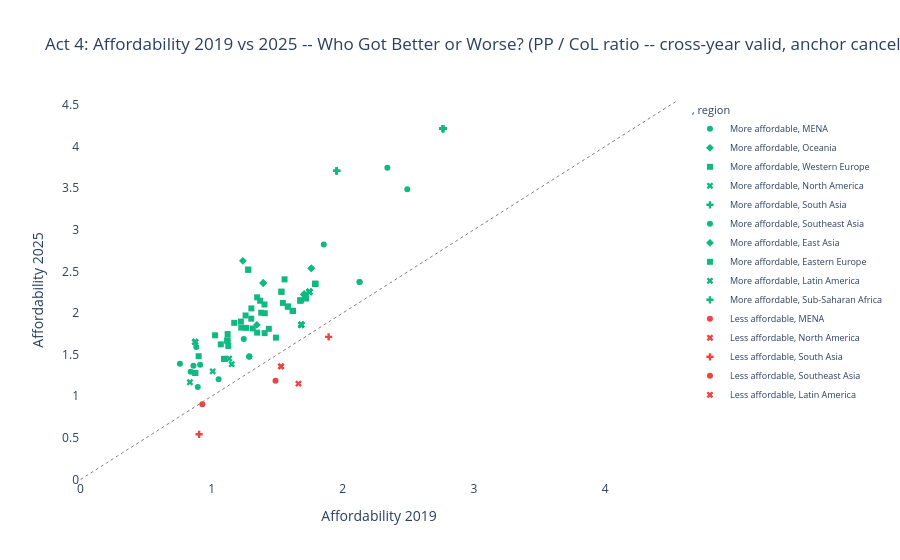

The cell this chart's notebook holds for it:
### Markdown cell above
---
## Act 4: The Net Verdict - 2019 → 2025

With the full arc visible: who are the long-run winners and losers? What drove the
change - rising costs, falling quality, or both? Which regions were hit hardest?

### Code cell
pre_data  = df[df['year'] == PRE_COVID][['City','region','affordability','quality_score','col_rank']].rename(
    columns={'affordability':'af_2019','quality_score':'q_2019','col_rank':'rank_2019'})
post_data = df[df['year'] == POST_COVID][['City','affordability','quality_score','col_rank']].rename(
    columns={'affordability':'af_2025','quality_score':'q_2025','col_rank':'rank_2025'})

cmp = pre_data.merge(post_data, on='City')
cmp['af_change'] = (cmp['af_2025'] - cmp['af_2019']).round(3)
cmp['q_change']  = (cmp['q_2025']  - cmp['q_2019']).round(1)
cmp['direction'] = cmp['af_change'].apply(lambda x: 'More affordable' if x > 0 else 'Less affordable')

more = (cmp['direction'] == 'More affordable').sum()
less = (cmp['direction'] == 'Less affordable').sum()
print(f'Cities more affordable in 2025 vs 2019: {more}  |  less affordable: {less}')

max_val = max(cmp['af_2019'].max(), cmp['af_2025'].max()) * 1.08

fig = px.scatter(
    cmp, x='af_2019', y='af_2025',
    color='direction', hover_name='City',
    hover_data={'af_change':':.3f','q_change':':.1f','region':True,'direction':False},
    color_discrete_map={'More affordable': PALETTE['gained'], 'Less affordable': PALETTE['lost']},
    title=f'Act 4: Affordability {PRE_COVID} vs {POST_COVID} -- Who Got Better or Worse?\n'
          '(PP / CoL ratio -- cross-year valid, anchor cancels)',
    labels={'af_2019': f'Affordability {PRE_COVID}', 'af_2025': f'Affordability {POST_COVID}',
            'direction': ''},
    symbol='region',
)
fig.add_shape(type='line', x0=0, y0=0, x1=max_val, y1=max_val,
              line=dict(color='grey', width=1, dash='dot'))
fig.update_layout(plot_bgcolor='white', paper_bgcolor='white',
                  legend=dict(font=dict(size=9)))
fig.show()

### Figure 1 — Plotly figure (JSON) as saved in the notebook; plotly's stock layout.template omitted (floating-point values rounded to 4 significant figures)
{"data": [{"customdata": [[0.244, 0.3, "MENA", "More affordable"], [0.632, 2.9, "MENA", "More affordable"], [0.189, 3.0, "MENA", "More affordable"], [0.217, 2.7, "MENA", "More affordable"], [1.405, 2.0, "MENA", "More affordable"], [0.244, 3.4, "MENA", "More affordable"], [0.189, 2.0, "MENA", "More affordable"], [0.189, -0.7, "MENA", "More affordable"], [0.995, 2.4, "MENA", "More affordable"], [0.15, 1.0, "MENA", "More affordable"], [0.442, 1.9, "MENA", "More affordable"]], "hovertemplate": "<b>%{hovertext}</b><br><br>region=%{customdata[2]}<br>Affordability 2019=%{x}<br>Affordability 2025=%{y}<br>af_change=%{customdata[0]:.3f}<br>q_change=%{customdata[1]:.1f}<extra></extra>", "hovertext": ["Abu Dhabi, United Arab Emirates", "Amman, Jordan", "Ankara, Turkey", "Cairo, Egypt", "Doha, Qatar", "Dubai, United Arab Emirates", "Istanbul, Turkey", "Izmir, Turkey", "Riyadh, Saudi Arabia", "Tehran, Iran", "Tel Aviv-Yafo, Israel"], "legendgroup": "More affordable, MENA", "marker": {"color": "#10B981", "symbol": "circle"}, "mode": "markers", "name": "More affordable, MENA", "orientation": "v", "showlegend": true, "type": "scatter", "x": [2.128, 0.758, 1.287, 0.894, 2.34, 2.128, 1.287, 1.287, 2.492, 1.053, 1.245], "xaxis": "x", "y": [2.372, 1.39, 1.476, 1.111, 3.745, 2.372, 1.476, 1.476, 3.487, 1.203, 1.687], "yaxis": "y"}, {"customdata": [[0.518, -3.9, "Oceania", "More affordable"], [0.967, -2.9, "Oceania", "More affordable"], [0.518, -4.4, "Oceania", "More affordable"], [0.518, -9.1, "Oceania", "More affordable"], [0.518, -1.7, "Oceania", "More affordable"], [0.518, -3.0, "Oceania", "More affordable"], [0.518, 1.7, "Oceania", "More affordable"], [0.967, -10.7, "Oceania", "More affordable"]], "hovertemplate": "<b>%{hovertext}</b><br><br>region=%{customdata[2]}<br>Affordability 2019=%{x}<br>Affordability 2025=%{y}<br>af_change=%{customdata[0]:.3f}<br>q_change=%{customdata[1]:.1f}<extra></extra>", "hovertext": ["Adelaide, Australia", "Auckland, New Zealand", "Brisbane, Australia", "Canberra, Australia", "Melbourne, Australia", "Perth, Australia", "Sydney, Australia", "Wellington, New Zealand"], "legendgroup": "More affordable, Oceania", "marker": {"color": "#10B981", "symbol": "diamond"}, "mode": "markers", "name": "More affordable, Oceania", "orientation": "v", "showlegend": true, "type": "scatter", "x": [1.705, 1.393, 1.705, 1.705, 1.705, 1.705, 1.705, 1.393], "xaxis": "x", "y": [2.223, 2.36, 2.223, 2.223, 2.223, 2.223, 2.223, 2.36], "yaxis": "y"}, {"customdata": [[0.777, 6.8, "Western Europe", "More affordable"], [0.405, -1.0, "Western Europe", "More affordable"], [0.723, -1.1, "Western Europe", "More affordable"], [0.457, -1.3, "Western Europe", "More affordable"], [0.752, -3.8, "Western Europe", "More affordable"], [0.592, -0.1, "Western Europe", "More affordable"], [0.558, -2.3, "Western Europe", "More affordable"], [0.406, -3.5, "Western Europe", "More affordable"], [0.578, 3.0, "Western Europe", "More affordable"], [0.354, 1.5, "Western Europe", "More affordable"], [0.406, 1.1, "Western Europe", "More affordable"], [0.723, 9.6, "Western Europe", "More affordable"], [0.406, 0.3, "Western Europe", "More affordable"], [0.549, -2.4, "Western Europe", "More affordable"], [0.457, -2.2, "Western Europe", "More affordable"], [0.706, 4.8, "Western Europe", "More affordable"], [0.674, 0.9, "Western Europe", "More affordable"], [0.354, 7.8, "Western Europe", "More affordable"], [0.58, -0.8, "Western Europe", "More affordable"], [0.549, 9.8, "Western Europe", "More affordable"], [0.848, 0.7, "Western Europe", "More affordable"], [0.405, -2.8, "Western Europe", "More affordable"], [0.549, 2.6, "Western Europe", "More affordable"], [0.417, -1.6, "Western Europe", "More affordable"], [0.553, -8.1, "Western Europe", "More affordable"]], "hovertemplate": "<b>%{hovertext}</b><br><br>region=%{customdata[2]}<br>Affordability 2019=%{x}<br>Affordability 2025=%{y}<br>af_change=%{customdata[0]:.3f}<br>q_change=%{customdata[1]:.1f}<extra></extra>", "hovertext": ["Amsterdam, Netherlands", "Athens, Greece", "Barcelona, Spain", "Berlin, Germany", "Brussels, Belgium", "Copenhagen, Denmark", "Dublin, Ireland", "Edinburgh, United Kingdom", "Helsinki, Finland", "Lisbon, Portugal", "London, United Kingdom", "Madrid, Spain", "Manchester, United Kingdom", "Milan, Italy", "Munich, Germany", "Oslo, Norway", "Paris, France", "Porto, Portugal", "Reykjavik, Iceland", "Rome, Italy", "Stockholm, Sweden", "Thessaloniki, Greece", "Turin, Italy", "Vienna, Austria", "Zurich, Switzerland"], "legendgroup": "More affordable, Western Europe", "marker": {"color": "#10B981", "symbol": "square"}, "mode": "markers", "name": "More affordable, Western Europe", "orientation": "v", "showlegend": true, "type": "scatter", "x": [1.37, 0.875, 1.532, 1.719, 1.303, 1.405, 1.263, 1.619, 1.543, 1.095, 1.619, 1.532, 1.619, 1.12, 1.719, 1.026, 1.223, 1.095, 0.901, 1.12, 1.556, 0.875, 1.12, 1.347, 1.07], "xaxis": "x", "y": [2.147, 1.28, 2.255, 2.176, 2.055, 1.997, 1.821, 2.025, 2.121, 1.449, 2.025, 2.255, 2.025, 1.669, 2.176, 1.732, 1.897, 1.449, 1.481, 1.669, 2.404, 1.28, 1.669, 1.764, 1.623], "yaxis": "y"}, {"customdata": [[0.508, 1.9, "North America", "More affordable"], [0.508, -4.5, "North America", "More affordable"], [0.508, -4.5, "North America", "More affordable"], [0.176, -0.8, "North America", "More affordable"], [0.508, -4.0, "North America", "More affordable"], [0.508, -2.7, "North America", "More affordable"], [0.176, -0.8, "North America", "More affordable"], [0.508, -2.2, "North America", "More affordable"], [0.508, -10.3, "North America", "More affordable"], [0.508, -0.3, "North America", "More affordable"], [0.176, -0.3, "North America", "More affordable"], [0.508, -2.5, "North America", "More affordable"], [0.176, -5.6, "North America", "More affordable"], [0.508, 0.2, "North America", "More affordable"], [0.508, -3.7, "North America", "More affordable"], [0.508, -1.9, "North America", "More affordable"], [0.508, -11.8, "North America", "More affordable"], [0.508, -3.7, "North America", "More affordable"], [0.176, -3.1, "North America", "More affordable"], [0.176, -2.4, "North America", "More affordable"], [0.176, -7.2, "North America", "More affordable"], [0.176, -0.1, "North America", "More affordable"]], "hovertemplate": "<b>%{hovertext}</b><br><br>region=%{customdata[2]}<br>Affordability 2019=%{x}<br>Affordability 2025=%{y}<br>af_change=%{customdata[0]:.3f}<br>q_change=%{customdata[1]:.1f}<extra></extra>", "hovertext": ["Atlanta, GA, United States", "Austin, TX, United States", "Boston, MA, United States", "Calgary, Canada", "Chicago, IL, United States", "Denver, CO, United States", "Edmonton, Canada", "Houston, TX, United States", "Los Angeles, CA, United States", "Miami, FL, United States", "Montreal, Canada", "New York, NY, United States", "Ottawa, Canada", "Phoenix, AZ, United States", "Portland, OR, United States", "San Diego, CA, United States", "San Francisco, CA, United States", "Seattle, WA, United States", "Toronto, Canada", "Vancouver, Canada", "Victoria, Canada", "Winnipeg, Canada"], "legendgroup": "More affordable, North America", "marker": {"color": "#10B981", "symbol": "x"}, "mode": "markers", "name": "More affordable, North America", "orientation": "v", "showlegend": true, "type": "scatter", "x": [1.745, 1.745, 1.745, 1.683, 1.745, 1.745, 1.683, 1.745, 1.745, 1.745, 1.683, 1.745, 1.683, 1.745, 1.745, 1.745, 1.745, 1.745, 1.683, 1.683, 1.683, 1.683], "xaxis": "x", "y": [2.253, 2.253, 2.253, 1.859, 2.253, 2.253, 1.859, 2.253, 2.253, 2.253, 1.859, 2.253, 1.859, 2.253, 2.253, 2.253, 2.253, 2.253, 1.859, 1.859, 1.859, 1.859], "yaxis": "y"}, {"customdata": [[1.451, -4.4, "South Asia", "More affordable"], [1.451, 0.7, "South Asia", "More affordable"], [1.451, -0.3, "South Asia", "More affordable"], [1.451, -2.4, "South Asia", "More affordable"], [1.451, 2.9, "South Asia", "More affordable"], [1.451, 0.2, "South Asia", "More affordable"], [1.451, -1.2, "South Asia", "More affordable"]], "hovertemplate": "<b>%{hovertext}</b><br><br>region=%{customdata[2]}<br>Affordability 2019=%{x}<br>Affordability 2025=%{y}<br>af_change=%{customdata[0]:.3f}<br>q_change=%{customdata[1]:.1f}<extra></extra>", "hovertext": ["Bangalore, India", "Chennai, India", "Delhi, India", "Hyderabad, India", "Kolkata, India", "Mumbai, India", "Pune, India"], "legendgroup": "More affordable, South Asia", "marker": {"color": "#10B981", "symbol": "cross"}, "mode": "markers", "name": "More affordable, South Asia", "orientation": "v", "showlegend": true, "type": "scatter", "x": [2.764, 2.764, 2.764, 2.764, 2.764, 2.764, 2.764], "xaxis": "x", "y": [4.215, 4.215, 4.215, 4.215, 4.215, 4.215, 4.215], "yaxis": "y"}, {"customdata": [[0.504, 0.8, "Southeast Asia", "More affordable"], [0.707, 2.9, "Southeast Asia", "More affordable"], [0.466, 0.4, "Southeast Asia", "More affordable"], [0.967, 2.8, "Southeast Asia", "More affordable"], [0.455, 2.3, "Southeast Asia", "More affordable"]], "hovertemplate": "<b>%{hovertext}</b><br><br>region=%{customdata[2]}<br>Affordability 2019=%{x}<br>Affordability 2025=%{y}<br>af_change=%{customdata[0]:.3f}<br>q_change=%{customdata[1]:.1f}<extra></extra>", "hovertext": ["Bangkok, Thailand", "Ho Chi Minh City, Vietnam", "Jakarta, Indonesia", "Kuala Lumpur, Malaysia", "Manila, Philippines"], "legendgroup": "More affordable, Southeast Asia", "marker": {"color": "#10B981", "symbol": "circle"}, "mode": "markers", "name": "More affordable, Southeast Asia", "orientation": "v", "showlegend": true, "type": "scatter", "x": [0.861, 0.883, 0.912, 1.855, 0.84], "xaxis": "x", "y": [1.365, 1.59, 1.378, 2.822, 1.295], "yaxis": "y"}, {"customdata": [[0.777, 11.5, "East Asia", "More affordable"], [0.513, -0.1, "East Asia", "More affordable"], [0.777, 11.1, "East Asia", "More affordable"], [1.389, -3.4, "East Asia", "More affordable"]], "hovertemplate": "<b>%{hovertext}</b><br><br>region=%{customdata[2]}<br>Affordability 2019=%{x}<br>Affordability 2025=%{y}<br>af_change=%{customdata[0]:.3f}<br>q_change=%{customdata[1]:.1f}<extra></extra>", "hovertext": ["Beijing, China", "Seoul, South Korea", "Shanghai, China", "Tokyo, Japan"], "legendgroup": "More affordable, East Asia", "marker": {"color": "#10B981", "symbol": "diamond"}, "mode": "markers", "name": "More affordable, East Asia", "orientation": "v", "showlegend": true, "type": "scatter", "x": [1.76, 1.345, 1.76, 1.238], "xaxis": "x", "y": [2.537, 1.858, 2.537, 2.627], "yaxis": "y"}, {"customdata": [[0.477, -3.4, "Eastern Europe", "More affordable"], [0.354, 1.4, "Eastern Europe", "More affordable"], [0.496, 1.6, "Eastern Europe", "More affordable"], [0.473, -0.0, "Eastern Europe", "More affordable"], [0.63, 1.6, "Eastern Europe", "More affordable"], [0.473, -1.9, "Eastern Europe", "More affordable"], [0.56, -10.6, "Eastern Europe", "More affordable"], [0.71, 0.6, "Eastern Europe", "More affordable"], [0.56, -0.4, "Eastern Europe", "More affordable"], [0.374, 1.3, "Eastern Europe", "More affordable"], [0.841, -10.4, "Eastern Europe", "More affordable"], [1.241, 6.8, "Eastern Europe", "More affordable"], [0.496, 2.0, "Eastern Europe", "More affordable"], [0.625, 1.7, "Eastern Europe", "More affordable"], [1.241, 1.6, "Eastern Europe", "More affordable"], [0.625, 6.5, "Eastern Europe", "More affordable"], [0.711, -1.2, "Eastern Europe", "More affordable"], [0.699, 1.5, "Eastern Europe", "More affordable"], [0.214, 2.0, "Eastern Europe", "More affordable"], [0.473, 3.0, "Eastern Europe", "More affordable"], [0.5, 4.0, "Eastern Europe", "More affordable"], [0.56, -1.2, "Eastern Europe", "More affordable"], [0.56, -0.7, "Eastern Europe", "More affordable"], [0.598, 1.7, "Eastern Europe", "More affordable"]], "hovertemplate": "<b>%{hovertext}</b><br><br>region=%{customdata[2]}<br>Affordability 2019=%{x}<br>Affordability 2025=%{y}<br>af_change=%{customdata[0]:.3f}<br>q_change=%{customdata[1]:.1f}<extra></extra>", "hovertext": ["Belgrade, Serbia", "Bratislava, Slovakia", "Brno, Czech Republic", "Bucharest, Romania", "Budapest, Hungary", "Cluj-Napoca, Romania", "Gdansk, Poland", "Kiev (Kyiv), Ukraine", "Krakow (Cracow), Poland", "Ljubljana, Slovenia", "Minsk, Belarus", "Moscow, Russia", "Prague, Czech Republic", "Riga, Latvia", "Saint Petersburg, Russia", "Sarajevo, Bosnia And Herzegovina", "Skopje, North Macedonia", "Sofia, Bulgaria", "Tallinn, Estonia", "Timisoara, Romania", "Vilnius, Lithuania", "Warsaw, Poland", "Wroclaw, Poland", "Zagreb, Croatia"], "legendgroup": "More affordable, Eastern Europe", "marker": {"color": "#10B981", "symbol": "square"}, "mode": "markers", "name": "More affordable, Eastern Europe", "orientation": "v", "showlegend": true, "type": "scatter", "x": [1.127, 1.404, 1.581, 1.677, 1.302, 1.677, 1.79, 1.172, 1.79, 1.436, 1.347, 1.279, 1.581, 1.122, 1.279, 1.378, 1.259, 1.403, 1.49, 1.677, 1.314, 1.79, 1.79, 1.226], "xaxis": "x", "y": [1.604, 1.758, 2.077, 2.15, 1.932, 2.15, 2.35, 1.882, 2.35, 1.81, 2.188, 2.52, 2.077, 1.747, 2.52, 2.003, 1.97, 2.102, 1.704, 2.15, 1.814, 2.35, 2.35, 1.824], "yaxis": "y"}, {"customdata": [[0.232, -4.1, "Latin America", "More affordable"], [0.778, 2.0, "Latin America", "More affordable"], [0.291, -0.2, "Latin America", "More affordable"], [0.334, 1.4, "Latin America", "More affordable"], [0.778, 3.6, "Latin America", "More affordable"], [0.778, 2.6, "Latin America", "More affordable"], [0.319, -2.9, "Latin America", "More affordable"], [0.778, 2.7, "Latin America", "More affordable"]], "hovertemplate": "<b>%{hovertext}</b><br><br>region=%{customdata[2]}<br>Affordability 2019=%{x}<br>Affordability 2025=%{y}<br>af_change=%{customdata[0]:.3f}<br>q_change=%{customdata[1]:.1f}<extra></extra>", "hovertext": ["Bogota, Colombia", "Curitiba, Brazil", "Lima, Peru", "Montevideo, Uruguay", "Porto Alegre, Brazil", "Rio de Janeiro, Brazil", "Santiago, Chile", "Sao Paulo, Brazil"], "legendgroup": "More affordable, Latin America", "marker": {"color": "#10B981", "symbol": "x"}, "mode": "markers", "name": "More affordable, Latin America", "orientation": "v", "showlegend": true, "type": "scatter", "x": [1.153, 0.874, 1.008, 0.834, 0.874, 0.874, 1.134, 0.874], "xaxis": "x", "y": [1.385, 1.652, 1.299, 1.168, 1.652, 1.652, 1.453, 1.652], "yaxis": "y"}, {"customdata": [[1.754, -1.1, "Sub-Saharan Africa", "More affordable"], [1.754, 1.7, "Sub-Saharan Africa", "More affordable"], [1.754, 0.9, "Sub-Saharan Africa", "More affordable"], [1.754, -1.2, "Sub-Saharan Africa", "More affordable"]], "hovertemplate": "<b>%{hovertext}</b><br><br>region=%{customdata[2]}<br>Affordability 2019=%{x}<br>Affordability 2025=%{y}<br>af_change=%{customdata[0]:.3f}<br>q_change=%{customdata[1]:.1f}<extra></extra>", "hovertext": ["Cape Town, South Africa", "Durban, South Africa", "Johannesburg, South Africa", "Pretoria, South Africa"], "legendgroup": "More affordable, Sub-Saharan Africa", "marker": {"color": "#10B981", "symbol": "cross"}, "mode": "markers", "name": "More affordable, Sub-Saharan Africa", "orientation": "v", "showlegend": true, "type": "scatter", "x": [1.953, 1.953, 1.953, 1.953], "xaxis": "x", "y": [3.707, 3.707, 3.707, 3.707], "yaxis": "y"}, {"customdata": [[-0.024, -2.9, "MENA", "Less affordable"]], "hovertemplate": "<b>%{hovertext}</b><br><br>region=%{customdata[2]}<br>Affordability 2019=%{x}<br>Affordability 2025=%{y}<br>af_change=%{customdata[0]:.3f}<br>q_change=%{customdata[1]:.1f}<extra></extra>", "hovertext": ["Beirut, Lebanon"], "legendgroup": "Less affordable, MENA", "marker": {"color": "#EF4444", "symbol": "circle"}, "mode": "markers", "name": "Less affordable, MENA", "orientation": "v", "showlegend": true, "type": "scatter", "x": [0.929], "xaxis": "x", "y": [0.905], "yaxis": "y"}, {"customdata": [[-0.17, 0.1, "North America", "Less affordable"], [-0.17, 1.3, "North America", "Less affordable"]], "hovertemplate": "<b>%{hovertext}</b><br><br>region=%{customdata[2]}<br>Affordability 2019=%{x}<br>Affordability 2025=%{y}<br>af_change=%{customdata[0]:.3f}<br>q_change=%{customdata[1]:.1f}<extra></extra>", "hovertext": ["Mexico City, Mexico", "Monterrey, Mexico"], "legendgroup": "Less affordable, North America", "marker": {"color": "#EF4444", "symbol": "x"}, "mode": "markers", "name": "Less affordable, North America", "orientation": "v", "showlegend": true, "type": "scatter", "x": [1.529, 1.529], "xaxis": "x", "y": [1.359, 1.359], "yaxis": "y"}, {"customdata": [[-0.361, -2.9, "South Asia", "Less affordable"], [-0.179, -1.3, "South Asia", "Less affordable"]], "hovertemplate": "<b>%{hovertext}</b><br><br>region=%{customdata[2]}<br>Affordability 2019=%{x}<br>Affordability 2025=%{y}<br>af_change=%{customdata[0]:.3f}<br>q_change=%{customdata[1]:.1f}<extra></extra>", "hovertext": ["Colombo, Sri Lanka", "Karachi, Pakistan"], "legendgroup": "Less affordable, South Asia", "marker": {"color": "#EF4444", "symbol": "cross"}, "mode": "markers", "name": "Less affordable, South Asia", "orientation": "v", "showlegend": true, "type": "scatter", "x": [0.904, 1.892], "xaxis": "x", "y": [0.543, 1.713], "yaxis": "y"}, {"customdata": [[-0.301, 0.8, "Southeast Asia", "Less affordable"]], "hovertemplate": "<b>%{hovertext}</b><br><br>region=%{customdata[2]}<br>Affordability 2019=%{x}<br>Affordability 2025=%{y}<br>af_change=%{customdata[0]:.3f}<br>q_change=%{customdata[1]:.1f}<extra></extra>", "hovertext": ["Singapore, Singapore"], "legendgroup": "Less affordable, Southeast Asia", "marker": {"color": "#EF4444", "symbol": "circle"}, "mode": "markers", "name": "Less affordable, Southeast Asia", "orientation": "v", "showlegend": true, "type": "scatter", "x": [1.487], "xaxis": "x", "y": [1.186], "yaxis": "y"}, {"customdata": [[-0.511, 0.1, "Latin America", "Less affordable"]], "hovertemplate": "<b>%{hovertext}</b><br><br>region=%{customdata[2]}<br>Affordability 2019=%{x}<br>Affordability 2025=%{y}<br>af_change=%{customdata[0]:.3f}<br>q_change=%{customdata[1]:.1f}<extra></extra>", "hovertext": ["Buenos Aires, Argentina"], "legendgroup": "Less affordable, Latin America", "marker": {"color": "#EF4444", "symbol": "x"}, "mode": "markers", "name": "Less affordable, Latin America", "orientation": "v", "showlegend": true, "type": "scatter", "x": [1.662], "xaxis": "x", "y": [1.151], "yaxis": "y"}], "layout": {"legend": {"font": {"size": 9}, "title": {"text": ", region"}, "tracegroupgap": 0}, "paper_bgcolor": "white", "plot_bgcolor": "white", "shapes": [{"line": {"color": "grey", "dash": "dot", "width": 1}, "type": "line", "x0": 0, "x1": 4.552, "y0": 0, "y1": 4.552}], "title": {"text": "Act 4: Affordability 2019 vs 2025 -- Who Got Better or Worse?\n(PP / CoL ratio -- cross-year valid, anchor cancels)"}, "xaxis": {"anchor": "y", "domain": [0.0, 1.0], "title": {"text": "Affordability 2019"}}, "yaxis": {"anchor": "x", "domain": [0.0, 1.0], "title": {"text": "Affordability 2025"}}}}
